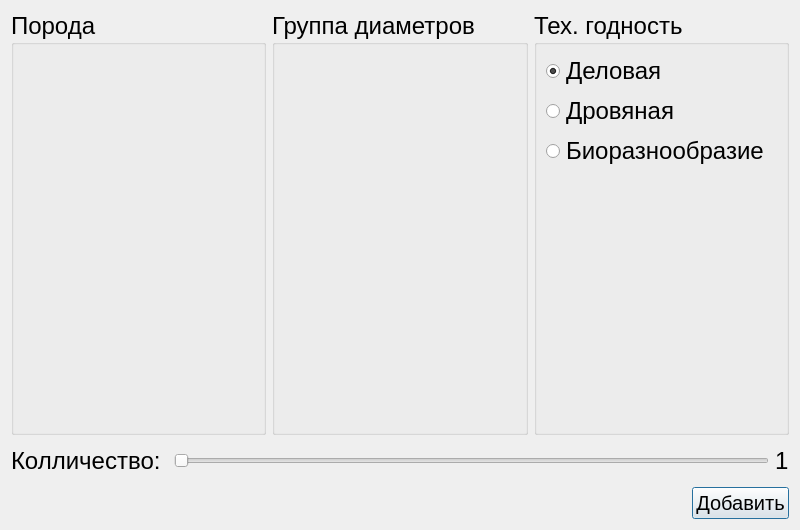
<?xml version="1.0" encoding="UTF-8"?>
<ui version="4.0">
 <class>Dialog</class>
 <widget class="QDialog" name="Dialog">
  <property name="geometry">
   <rect>
    <x>0</x>
    <y>0</y>
    <width>800</width>
    <height>530</height>
   </rect>
  </property>
  <property name="font">
   <font>
    <pointsize>18</pointsize>
   </font>
  </property>
  <property name="windowTitle">
   <string>Добавление записи</string>
  </property>
  <layout class="QVBoxLayout" name="verticalLayout">
   <item>
    <layout class="QHBoxLayout" name="horizontalLayout">
     <item>
      <widget class="QGroupBox" name="groupBox_3">
       <property name="title">
        <string>Порода</string>
       </property>
       <layout class="QVBoxLayout" name="verticalLayout_3">
        <item>
         <layout class="QHBoxLayout" name="horizontalLayout_4">
          <item>
           <layout class="QVBoxLayout" name="verticalLayout_6"/>
          </item>
          <item>
           <layout class="QVBoxLayout" name="verticalLayout_7"/>
          </item>
         </layout>
        </item>
        <item>
         <spacer name="verticalSpacer_3">
          <property name="orientation">
           <enum>Qt::Vertical</enum>
          </property>
          <property name="sizeHint" stdset="0">
           <size>
            <width>20</width>
            <height>40</height>
           </size>
          </property>
         </spacer>
        </item>
       </layout>
      </widget>
     </item>
     <item>
      <widget class="QGroupBox" name="groupBox_2">
       <property name="title">
        <string>Группа диаметров</string>
       </property>
       <layout class="QVBoxLayout" name="verticalLayout_5">
        <item>
         <layout class="QHBoxLayout" name="horizontalLayout_3">
          <item>
           <layout class="QVBoxLayout" name="verticalLayout_4"/>
          </item>
          <item>
           <layout class="QVBoxLayout" name="verticalLayout_12"/>
          </item>
          <item>
           <layout class="QVBoxLayout" name="verticalLayout_15"/>
          </item>
         </layout>
        </item>
        <item>
         <spacer name="verticalSpacer_2">
          <property name="orientation">
           <enum>Qt::Vertical</enum>
          </property>
          <property name="sizeHint" stdset="0">
           <size>
            <width>20</width>
            <height>40</height>
           </size>
          </property>
         </spacer>
        </item>
       </layout>
      </widget>
     </item>
     <item>
      <widget class="QGroupBox" name="groupBox">
       <property name="title">
        <string>Тех. годность</string>
       </property>
       <layout class="QVBoxLayout" name="verticalLayout_14">
        <item>
         <layout class="QVBoxLayout" name="verticalLayout_13">
          <item alignment="Qt::AlignLeft">
           <widget class="QRadioButton" name="radioButton_34">
            <property name="text">
             <string>Деловая</string>
            </property>
            <property name="checked">
             <bool>true</bool>
            </property>
           </widget>
          </item>
          <item alignment="Qt::AlignLeft">
           <widget class="QRadioButton" name="radioButton_35">
            <property name="text">
             <string>Дровяная</string>
            </property>
           </widget>
          </item>
          <item alignment="Qt::AlignLeft">
           <widget class="QRadioButton" name="radioButton_36">
            <property name="text">
             <string>Биоразнообразие</string>
            </property>
           </widget>
          </item>
         </layout>
        </item>
        <item>
         <spacer name="verticalSpacer">
          <property name="orientation">
           <enum>Qt::Vertical</enum>
          </property>
          <property name="sizeHint" stdset="0">
           <size>
            <width>20</width>
            <height>40</height>
           </size>
          </property>
         </spacer>
        </item>
       </layout>
      </widget>
     </item>
    </layout>
   </item>
   <item>
    <layout class="QVBoxLayout" name="verticalLayout_2">
     <item>
      <layout class="QHBoxLayout" name="horizontalLayout_2">
       <item>
        <widget class="QLabel" name="label">
         <property name="text">
          <string>Колличество: </string>
         </property>
        </widget>
       </item>
       <item>
        <widget class="QSlider" name="horizontalSlider">
         <property name="minimumSize">
          <size>
           <width>40</width>
           <height>40</height>
          </size>
         </property>
         <property name="sizeIncrement">
          <size>
           <width>0</width>
           <height>0</height>
          </size>
         </property>
         <property name="styleSheet">
          <string notr="true"/>
         </property>
         <property name="minimum">
          <number>1</number>
         </property>
         <property name="maximum">
          <number>50</number>
         </property>
         <property name="pageStep">
          <number>1</number>
         </property>
         <property name="orientation">
          <enum>Qt::Horizontal</enum>
         </property>
        </widget>
       </item>
       <item>
        <widget class="QLabel" name="label_2">
         <property name="text">
          <string>1</string>
         </property>
        </widget>
       </item>
      </layout>
     </item>
     <item alignment="Qt::AlignRight">
      <widget class="QPushButton" name="pushButton">
       <property name="font">
        <font>
         <pointsize>15</pointsize>
        </font>
       </property>
       <property name="styleSheet">
        <string notr="true"/>
       </property>
       <property name="text">
        <string>Добавить</string>
       </property>
      </widget>
     </item>
    </layout>
   </item>
  </layout>
 </widget>
 <resources/>
 <connections>
  <connection>
   <sender>horizontalSlider</sender>
   <signal>valueChanged(int)</signal>
   <receiver>label_2</receiver>
   <slot>setNum(int)</slot>
   <hints>
    <hint type="sourcelabel">
     <x>388</x>
     <y>323</y>
    </hint>
    <hint type="destinationlabel">
     <x>641</x>
     <y>323</y>
    </hint>
   </hints>
  </connection>
 </connections>
</ui>
